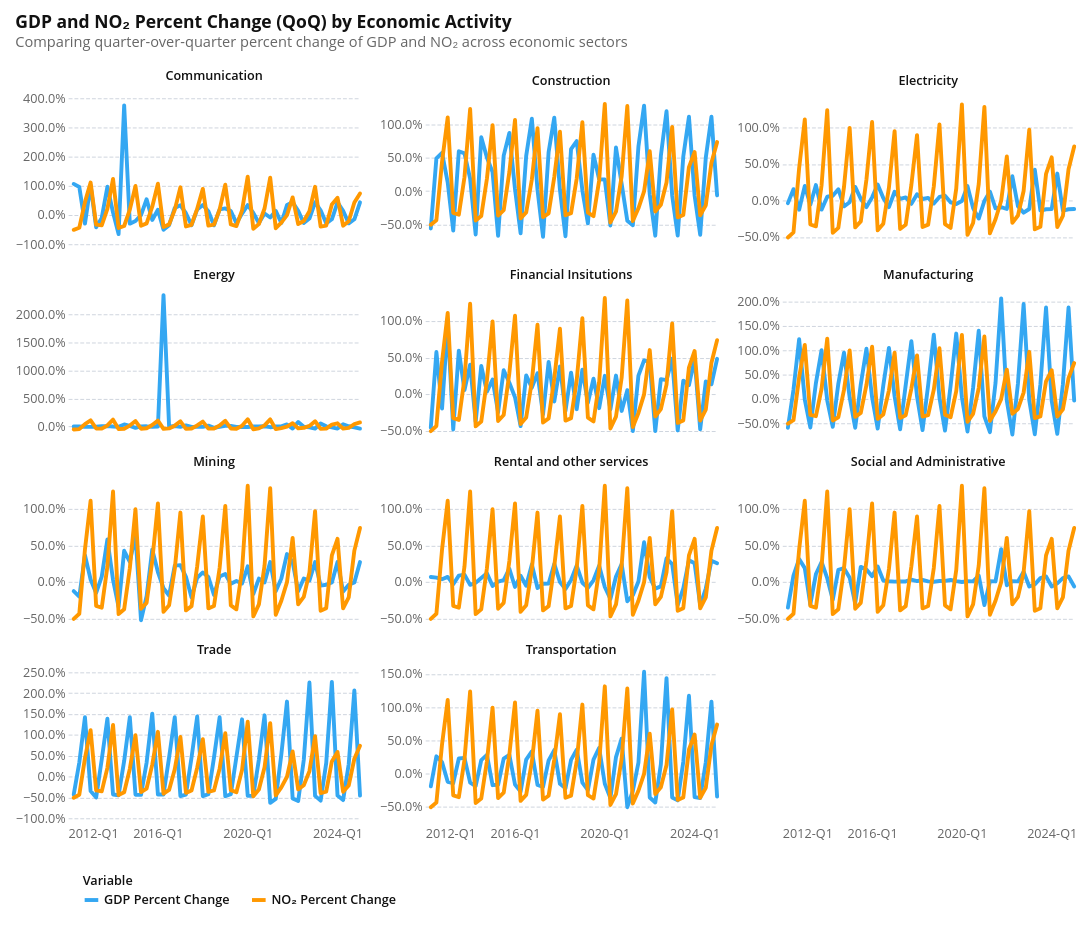

Notebook cell for this chart:
### Markdown cell above
The following figures show quarter-over-quarter and year-over-year percentage changes in OMI NO₂ and GDP. The co-movement is less visually apparent in the growth rates, but there are still some periods of alignment.

### Code cell
gdp_no2_pct_change_df = (
    gdp_no2.assign(
        gdp_pct_change=lambda df: df.groupby("economic_activity")["gdp"].pct_change(),
        no2_pct_change=lambda df: df.groupby("economic_activity")["no2"].pct_change(),
    )
    .melt(
        id_vars=["date", "economic_activity"],
        value_vars=["gdp_pct_change", "no2_pct_change"],
    )
    .assign(
        variable=lambda df: df["variable"].replace(
            {
                "gdp_pct_change": "GDP Percent Change",
                "no2_pct_change": "NO₂ Percent Change",
            }
        ),
    )
)

nearest = alt.selection_point(
    nearest=True, on="pointerover", fields=["date", "economic_activity"], empty=False
)

base = alt.Chart(gdp_no2_pct_change_df)

lines = base.mark_line().encode(
    x=alt.X("date:T", title="", axis=alt.Axis(format="%Y-Q%q")),
    y=alt.Y("value:Q", title="", axis=alt.Axis(format=".1%")),
    color=alt.Color(
        "variable:N",
        title="Variable",
    ),
)

rules = (
    base.transform_pivot(
        "variable", value="value", groupby=["date", "economic_activity"]
    )
    .mark_rule(color="gray")
    .encode(
        x=alt.X("date:T"),
        opacity=alt.when(nearest).then(alt.value(0.3)).otherwise(alt.value(0)),
        tooltip=[
            alt.Tooltip("date:T", title="Date", format="%Y-Q%q"),
            alt.Tooltip("GDP Percent Change:Q", title="GDP", format=".2%"),
            alt.Tooltip("NO₂ Percent Change:Q", title="NO₂", format=".2%"),
        ],
    )
    .add_params(nearest)
)

chart = (
    alt.layer(lines, rules)
    .properties(width=300, height=150)
    .facet(
        facet=alt.Facet("economic_activity:N", title=None),
        columns=3,
    )
    .properties(
        title=alt.Title(
            text="GDP and NO₂ Percent Change (QoQ) by Economic Activity",
            subtitle="Comparing quarter-over-quarter percent change of GDP and NO₂ across economic sectors",
        )
    )
    .resolve_scale(y="independent")
)

chart

### Figure 1 — Vega-Lite specification as saved in the notebook (floating-point values rounded to 4 significant figures; data arrays with more than 128 entries replaced by an {"elided": "..."} marker saying what was removed)
{"config": {"background": "white", "padding": 15, "mark": {"tooltip": true}, "point": {"filled": true, "size": 60, "stroke": "white", "strokeWidth": 1}, "circle": {"filled": true, "stroke": "white", "strokeWidth": 1}, "square": {"filled": true, "stroke": "white", "strokeWidth": 1}, "line": {"strokeWidth": 4, "strokeCap": "round", "strokeJoin": "round"}, "bar": {"cornerRadiusEnd": 0}, "area": {"opacity": 0.7}, "arc": {"stroke": "white", "strokeWidth": 1}, "rect": {"stroke": "#8A969F", "strokeWidth": 0.5}, "geoshape": {"stroke": "#666666", "strokeWidth": 0.3, "strokeJoin": "round", "strokeCap": "round"}, "title": {"font": "Open Sans, sans-serif", "fontSize": 18, "fontWeight": 700, "lineHeight": 22, "color": "#111111", "anchor": "start", "offset": 21, "subtitleFont": "Open Sans, sans-serif", "subtitleFontSize": 15, "subtitleFontWeight": 400, "subtitleLineHeight": 18, "subtitleColor": "#666666", "subtitlePadding": 3}, "axis": {"domain": false, "grid": true, "gridColor": "#CED4DE", "gridDash": [4, 2], "gridWidth": 1, "labelFont": "Open Sans, sans-serif", "labelFontSize": 13, "labelFontWeight": 400, "labelColor": "#666666", "labelPadding": 3, "tickColor": "#CED4DE", "tickSize": 5, "tickCount": 5, "titleFont": "Open Sans, sans-serif", "titleFontSize": 13, "titleFontWeight": 600, "titleColor": "#111111", "titlePadding": 9}, "axisX": {"grid": false, "tickSize": 0, "labelAngle": 0}, "axisY": {"domain": false, "ticks": false, "gridColor": "#CED4DE", "gridDash": [4, 2], "gridWidth": 1}, "axisQuantitative": {"tickCount": 5}, "axisBand": {"labelPadding": 6, "tickSize": 0}, "axisTemporal": {"grid": false}, "legend": {"labelFont": "Open Sans, sans-serif", "labelFontSize": 13, "labelFontWeight": 600, "labelColor": "#111111", "titleFont": "Open Sans, sans-serif", "titleFontSize": 13, "titleFontWeight": 600, "titleColor": "#111111", "titlePadding": 3, "symbolSize": 196, "symbolStrokeWidth": 0, "padding": 15, "offset": 21, "columnPadding": 21, "orient": "bottom", "labelLimit": 200, "titleLimit": 200}, "view": {"stroke": null, "continuousWidth": 600, "continuousHeight": 400}, "range": {"category": ["#34A7F2", "#FF9800", "#664AB6", "#4EC2C0", "#F3578E", "#081079", "#0C7C68", "#AA0000", "#DDDA21"], "diverging": ["#920000", "#BD6126", "#E3A763", "#EFEFEF", "#80BDE7", "#3587C3", "#025288"], "heatmap": ["#E3F6FD", "#75CCEC", "#089BD4", "#0169A1", "#023B6F"], "ordinal": ["#E3F6FD", "#75CCEC", "#089BD4", "#0169A1", "#023B6F"], "ramp": ["#E3F6FD", "#75CCEC", "#089BD4", "#0169A1", "#023B6F"]}, "scale": {"bandPaddingInner": 0.2, "bandPaddingOuter": 0.1, "pointPadding": 0.5}, "header": {"labelFont": "Open Sans, sans-serif", "labelFontSize": 13, "labelFontWeight": 600, "labelColor": "#111111", "titleFont": "Open Sans, sans-serif", "titleFontSize": 15, "titleFontWeight": 600, "titleColor": "#111111"}, "concat": {"spacing": 18}, "facet": {"spacing": 18}, "selection": {"point": {"on": "click", "clear": "dblclick"}, "interval": {"mark": {"fill": "#0071BC", "fillOpacity": 0.15, "stroke": "#0071BC", "strokeWidth": 1}}}}, "data": {"name": "data-ffa49a1c48b6ed56d3f22878b31fd0ad"}, "facet": {"field": "economic_activity", "title": null, "type": "nominal"}, "spec": {"layer": [{"mark": {"type": "line"}, "encoding": {"color": {"field": "variable", "title": "Variable", "type": "nominal"}, "x": {"axis": {"format": "%Y-Q%q"}, "field": "date", "title": "", "type": "temporal"}, "y": {"axis": {"format": ".1%"}, "field": "value", "title": "", "type": "quantitative"}}}, {"mark": {"type": "rule", "color": "gray"}, "encoding": {"opacity": {"condition": [{"param": "param_cb2e02f1ae0278f6", "value": 0.3, "empty": false}], "value": 0}, "tooltip": [{"field": "date", "format": "%Y-Q%q", "title": "Date", "type": "temporal"}, {"field": "GDP Percent Change", "format": ".2%", "title": "GDP", "type": "quantitative"}, {"field": "NO₂ Percent Change", "format": ".2%", "title": "NO₂", "type": "quantitative"}], "x": {"field": "date", "type": "temporal"}}, "name": "view_fb74481edc5197f6_1", "transform": [{"pivot": "variable", "value": "value", "groupby": ["date", "economic_activity"]}]}], "height": 150, "width": 300}, "columns": 3, "params": [{"name": "param_cb2e02f1ae0278f6", "select": {"type": "point", "fields": ["date", "economic_activity"], "nearest": true, "on": "pointerover"}, "views": ["view_fb74481edc5197f6_1"]}], "resolve": {"scale": {"y": "independent"}}, "title": {"text": "GDP and NO₂ Percent Change (QoQ) by Economic Activity", "subtitle": "Comparing quarter-over-quarter percent change of GDP and NO₂ across economic sectors"}, "$schema": "https://vega.github.io/schema/vega-lite/v6.1.0.json", "datasets": {"data-ffa49a1c48b6ed56d3f22878b31fd0ad": {"elided": "1166 records"}}}
